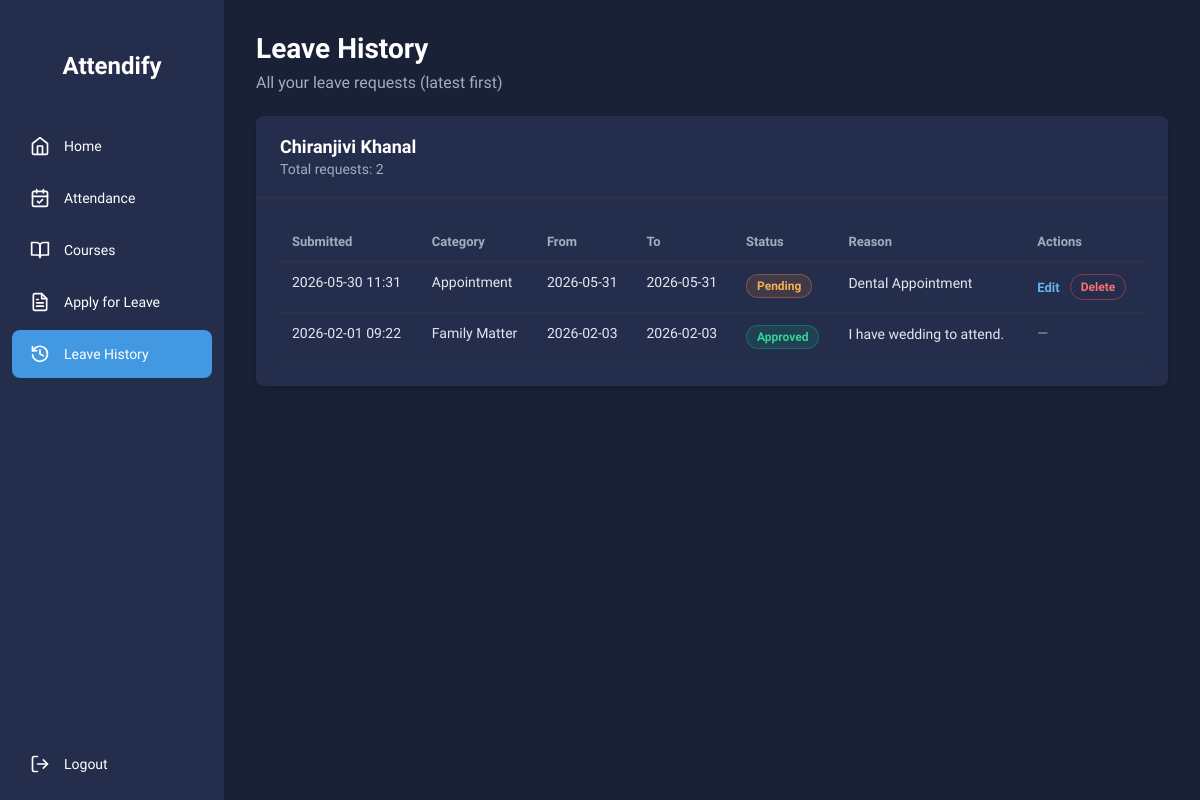
Page /leave/history/ (signed in) on the committed database.
### attendance/models.py (models this page shows, shortened)
class Student(models.Model):
    student_id = models.AutoField(primary_key=True)
    name = models.CharField(max_length=100)
    email = models.EmailField(unique=True)
    phone_number = models.CharField(max_length=15)
    address = models.TextField()
    password = models.CharField(max_length=100)
    dob = models.DateField()
    course = models.CharField(max_length=100)

class LeaveRequest(models.Model):
    STATUS_CHOICES = [
        ('pending', 'Pending'),
        ('approved', 'Approved'),
        ('rejected', 'Rejected'),
    ]
    CATEGORY_CHOICES = [
        ('illness', 'Illness'),
        ('appointment', 'Appointment'),
        ('family', 'Family Matter'),
        ('other', 'Other'),
    ]
    student = models.ForeignKey(Student, on_delete=models.CASCADE)
    category = models.CharField(max_length=20, choices=CATEGORY_CHOICES, default='other') # New Field
    from_date = models.DateField()
    to_date = models.DateField()
    reason = models.TextField()
    status = models.CharField(max_length=10, choices=STATUS_CHOICES, default='pending')
    submitted_at = models.DateTimeField(auto_now_add=True)

### attendance/views.py (the view)
# urls.py: path('leave/history/', views.leave_history_view, name='leave_history'),
def leave_history_view(request):
    if 'student_id' not in request.session:
        return redirect('login_view')
    student_id = request.session['student_id']
    student = get_object_or_404(Student, student_id=student_id)
    leave_requests = (
        LeaveRequest.objects
        .filter(student=student)
        .order_by('-submitted_at')
    )
    return render(request, 'attendance/leave_history.html', {
        'student': student,
        'student_name': request.session.get('student_name', student.name),
        'leave_requests': leave_requests,
    })

### attendance/templates/attendance/leave_history.html (shortened to what this page needs)
{% load static %}
<!DOCTYPE html>
<html lang="en">
<head>
  <link rel="stylesheet" href="{% static 'css/leave.css' %}">
  <link rel="stylesheet" href="{% static 'css/leave_history.css' %}">
</head>
<body>
  <div class="main-container">
    {% include 'attendance/navbar.html' with active_page='leave_history' %}
    <div class="main-content">
      <div class="header">
        <h1>Leave History</h1>
        <p>All your leave requests (latest first)</p>
      </div>
      <div class="content-container">
        <div class="card">
          <div class="card-header">
            <h2>{{ student_name }}</h2>
            <p>Total requests: {{ leave_requests|length }}</p>
          </div>
          <div class="card-content">
            {% if leave_requests %}
              <div class="table-wrap">
                <table class="history-table">
                  <thead>
                    <tr>
                      <th>Submitted</th>
                      <th>Category</th>
                      <th>From</th>
                      <th>To</th>
                      <th>Status</th>
                      <th>Reason</th>
                      <th>Actions</th>
                    </tr>
                  </thead>
                  <tbody>
                    {% for req in leave_requests %}
                      <tr>
                        <td class="muted">{{ req.submitted_at|date:"Y-m-d H:i" }}</td>
                        <td>{{ req.get_category_display }}</td>
                        <td>{{ req.from_date|date:"Y-m-d" }}</td>
                        <td>{{ req.to_date|date:"Y-m-d" }}</td>
                        <td>
                          <span class="status-badge status-{{ req.status }}">{{ req.get_status_display }}</span>
                        </td>
                        <td class="reason-cell">{{ req.reason }}</td>
                        <td>
                          {% if req.status == "pending" %}
                            <div class="actions">
                              <a class="action-link" href="{% url 'edit_leave_request' req.id %}">Edit</a>
                              <form method="post" action="{% url 'delete_leave_request' req.id %}" class="inline-form"
                                onsubmit="return confirm('Delete this leave request?');">
                                <button type="submit" class="action-danger">Delete</button>
                              </form>
                            </div>
                          {% else %}
                            <span class="muted">—</span>
                          {% endif %}
                        </td>
                      </tr>
                    {% endfor %}
                  </tbody>
                </table>
              </div>
            {% else %}
              <div class="empty-state">
                <p>You haven’t submitted any leave requests yet.</p>
                <a class="submit-btn" href="/leave/">Apply for Leave</a>
              </div>
            {% endif %}
          </div>
        </div>
      </div>
    </div>
  </div>
</body>
</html>

### static/css/leave.css (style rules this page uses)
* { margin: 0; padding: 0; box-sizing: border-box; font-family: 'Nunito Sans', sans-serif; }
body { background-color: #1a2035; color: #f9f9ff; }
.main-container { display: flex; min-height: 100vh; }
.main-content { margin-left: 224px; padding: 32px; width: calc(100% - 224px); }
.header { margin-bottom: 24px; }
.header h1 { font-size: 28px; font-weight: 700; margin-bottom: 8px; color: #ffffff; }
.header p { color: #a0aec0; font-size: 16px; }
.content-container { max-width: 1000px; }
.card { background-color: #242e4c; border-radius: 8px; box-shadow: 0 4px 6px rgba(0, 0, 0, 0.1); overflow: hidden; margin-bottom: 24px; }
.card-header { padding: 20px 24px; border-bottom: 1px solid #2d3748; }
.card-header h2 { font-size: 18px; font-weight: 600; margin-bottom: 4px; color: #ffffff; }
.card-header p { color: #a0aec0; font-size: 14px; }
.card-content { padding: 24px; }

### static/css/leave_history.css (style rules this page uses)
.table-wrap { overflow-x: auto; }
.history-table { width: 100%; border-collapse: collapse; min-width: 820px; }
.history-table thead th { text-align: left; font-size: 13px; color: #a0aec0; font-weight: 600; padding: 12px; border-bottom: 1px solid #2d3748; }
.history-table tbody td { padding: 12px; border-bottom: 1px solid rgba(45, 55, 72, 0.7); vertical-align: top; color: #e2e8f0; font-size: 14px; }
.muted { color: #a0aec0; }
.reason-cell { max-width: 420px; white-space: pre-wrap; word-break: break-word; line-height: 1.35; }
.actions { display: inline-flex; gap: 10px; align-items: center; }
.inline-form { display: inline; margin: 0; }
.action-link { color: #63b3ed; text-decoration: none; font-weight: 600; font-size: 13px; }
.action-danger { background: transparent; border: 1px solid rgba(239, 68, 68, 0.5); color: #f87171; padding: 5px 10px; border-radius: 9999px; font-size: 12px; font-weight: 700; cursor: pointer; }
.status-badge { display: inline-flex; align-items: center; padding: 4px 10px; border-radius: 9999px; font-size: 12px; font-weight: 600; border: 1px solid transparent; }
.status-badge.status-pending { background: rgba(237, 137, 54, 0.14); border-color: rgba(237, 137, 54, 0.35); color: #f6ad55; }
.status-badge.status-approved { background: rgba(16, 185, 129, 0.14); border-color: rgba(16, 185, 129, 0.35); color: #34d399; }

### rows in the picture
Student: name "Chiranjivi Khanal"
LeaveRequest: submitted_at "2026-05-30 11:31", category "Appointment", from_date "2026-05-31", to_date "2026-05-31", status "Pending", reason "Dental Appointment", shows "Edit"
LeaveRequest: submitted_at "2026-02-01 09:22", category "Family Matter", from_date "2026-02-03", to_date "2026-02-03", status "Approved", reason "I have wedding to attend."

### other values in the picture
{{ leave_requests|length }} "2"
